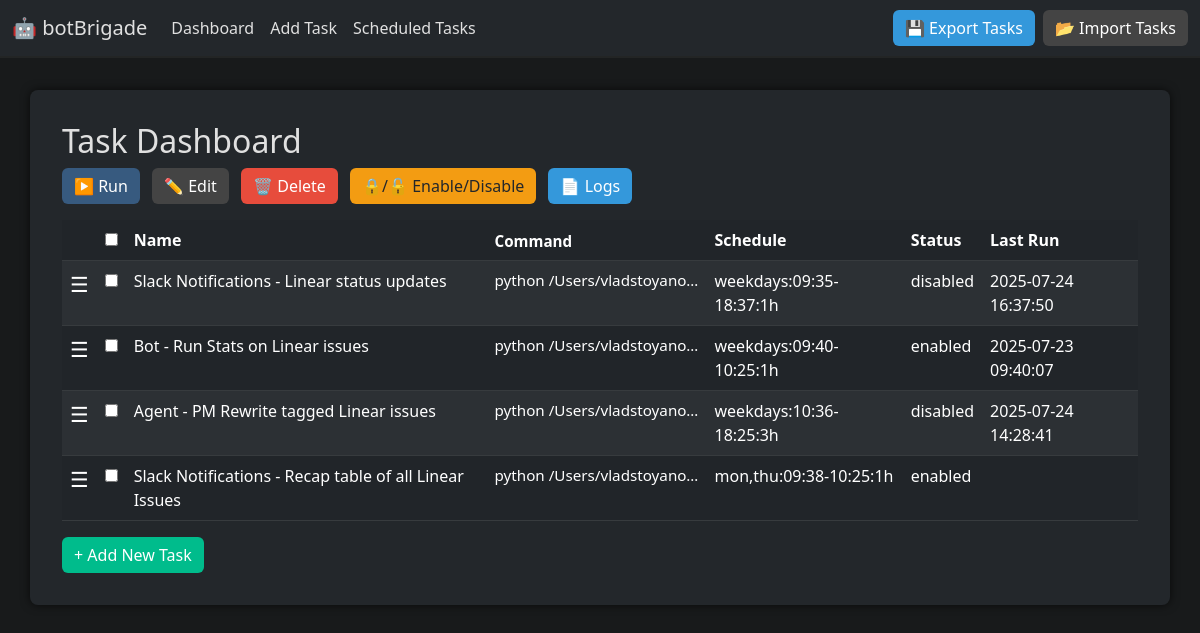
The page / on the database its author committed.
### tables this page shows
CREATE TABLE tasks (
        name TEXT PRIMARY KEY,
        command TEXT NOT NULL,
        schedule TEXT NOT NULL,
        status TEXT NOT NULL,
        last_run TEXT
    , "order" INTEGER DEFAULT 0);

### app.py (the view)
@app.route('/')
def dashboard():
    tasks = storage.load_tasks()
    error = request.args.get('error')
    return render_template('dashboard.html', tasks=tasks, error=error)

### storage.py (called while the page is built)
def load_tasks():
    tasks = []
    conn = sqlite3.connect(DB_FILE)
    c = conn.cursor()
    for row in c.execute('SELECT name, command, schedule, status, last_run FROM tasks ORDER BY "order" ASC, name ASC'):
        row = list(row)
        if row[4] is None:
            row[4] = ''
        task = dict(zip(FIELDNAMES, row))
        tasks.append(task)
    conn.close()
    return tasks

### templates/dashboard.html (shortened to what this page needs)
{% extends 'base.html' %}
{% block content %}
<h2>Task Dashboard</h2>
<div class="mb-3 d-flex justify-content-between align-items-center">
  <div>
    <form id="bulkActionsForm" action="/bulk_action" method="post" style="display:inline;">
      <button class="btn btn-primary me-2" type="button" onclick="submitBulkAction('run')">&#x25B6;&#xFE0F; Run</button>
      <button class="btn btn-secondary me-2" type="button" onclick="submitBulkAction('edit')">&#x270F;&#xFE0F; Edit</button>
      <button class="btn btn-danger me-2" type="button" onclick="submitBulkAction('delete')">&#x1F5D1;&#xFE0F; Delete</button>
      <button class="btn btn-warning me-2" type="button" onclick="submitBulkAction('toggle')">&#x1F512;/&#x1F513; Enable/Disable</button>
      <button class="btn btn-info me-2" type="button" onclick="submitBulkAction('logs')">&#x1F4C4; Logs</button>
    </form>
  </div>
</div>
<form id="tasksTableForm" method="post">
<table class="table table-dark table-striped">
    <thead class="table-dark">
        <tr>
            <th></th>
            <th><input type="checkbox" id="selectAll"></th>
            <th>Name</th>
            <th class="command-col">Command</th>
            <th>Schedule</th>
            <th>Status</th>
            <th>Last Run</th>
        </tr>
    </thead>
    <tbody>
    {% for task in tasks %}
        <tr>
            <td class="drag-handle" style="cursor:move; font-size:1.3em;">&#9776;</td>
            <td><input type="checkbox" name="selected_tasks" value="{{ task.name }}" class="task-checkbox"></td>
            <td title="{{ task.name }}">{{ task.name }}</td>
            <td class="command-col" title="{{ task.command }}">{{ task.command }}</td>
            <td title="{{ task.schedule }}">{{ task.schedule }}</td>
            <td title="{{ task.status }}">{{ task.status }}</td>
            <td title="{{ task.last_run }}">{{ task.last_run }}</td>
        </tr>
    {% endfor %}
    </tbody>
</table>
</form>
<a href="/tasks" class="btn btn-success">+ Add New Task</a>
{% endblock %}

### templates/base.html (shortened to what this page needs)
<!DOCTYPE html>
<html lang="en">
<head>
    <link rel="stylesheet" href="https://cdn.jsdelivr.net/npm/bootstrap@5.3.0/dist/css/bootstrap.min.css">
</head>
<body>
<nav class="navbar navbar-expand-lg navbar-dark mb-4">
    <div class="container-fluid">
        <a class="navbar-brand" href="/">🤖 botBrigade</a>
        <div class="collapse navbar-collapse">
            <ul class="navbar-nav me-auto mb-2 mb-lg-0">
                <li class="nav-item">
                    <a class="nav-link" href="/">Dashboard</a>
                </li>
                <li class="nav-item">
                    <a class="nav-link" href="/tasks">Add Task</a>
                </li>
                <li class="nav-item">
                    <a class="nav-link" href="/scheduled">Scheduled Tasks</a>
                </li>
            </ul>
            <div class="d-flex">
                <a href="/export_jobs" class="btn btn-info me-2">&#x1F4BE; Export Tasks</a>
                <button class="btn btn-secondary" type="button" onclick="document.getElementById('importForm').style.display='block'">&#x1F4C2; Import Tasks</button>
            </div>
        </div>
    </div>
</nav>
<hr style="border:0; border-top:2px solid #444; margin-top:-1.5em; margin-bottom:2em;">
<div class="container">
    {% block content %}{% endblock %}
</div>
</body>
</html>

### templates/base.html (style rules this page uses)
body { background-color: #181a1b; color: #e0e0e0; }
.navbar, .navbar-brand, .nav-link { background-color: #23272b !important; color: #e0e0e0 !important; }
.container { background-color: #23272b; border-radius: 8px; padding: 2em 2em 2em 2em; margin-bottom: 2em; box-shadow: 0 0 10px #000a; }
.table { color: #e0e0e0; }
.table-striped > tbody > tr:nth-of-type(odd) { background-color: #202225; }
.table-striped > tbody > tr:nth-of-type(even) { background-color: #23272b; }
.btn-primary, .btn-success, .btn-danger, .btn-warning, .btn-info, .btn-secondary { color: #fff; border: none; }
.btn-primary { background-color: #375a7f; }
.btn-success { background-color: #00bc8c; }
.btn-danger { background-color: #e74c3c; }
.btn-warning { background-color: #f39c12; color: #23272b; }
.btn-info { background-color: #3498db; }
.btn-secondary { background-color: #444; }

### templates/dashboard.html (style rules this page uses)
.command-col { max-width: 220px; overflow: hidden; text-overflow: ellipsis; white-space: nowrap; font-size: 0.95em; }

### rows shown on the page
tasks: name "Slack Notifications - Linear status updates", command "python /Users/vladstoyano…", schedule "weekdays:09:35-18:37:1h", status "disabled", last_run "2025-07-24 16:37:50"
tasks: name "Bot - Run Stats on Linear issues", command "python /Users/vladstoyano…", schedule "weekdays:09:40-10:25:1h", status "enabled", last_run "2025-07-23 09:40:07"
tasks: name "Agent - PM Rewrite tagged Linear issues", command "python /Users/vladstoyano…", schedule "weekdays:10:36-18:25:3h", status "disabled", last_run "2025-07-24 14:28:41"
tasks: name "Slack Notifications - Recap table of all Linear Issues", command "python /Users/vladstoyano…", schedule "mon,thu:09:38-10:25:1h", status "enabled"
